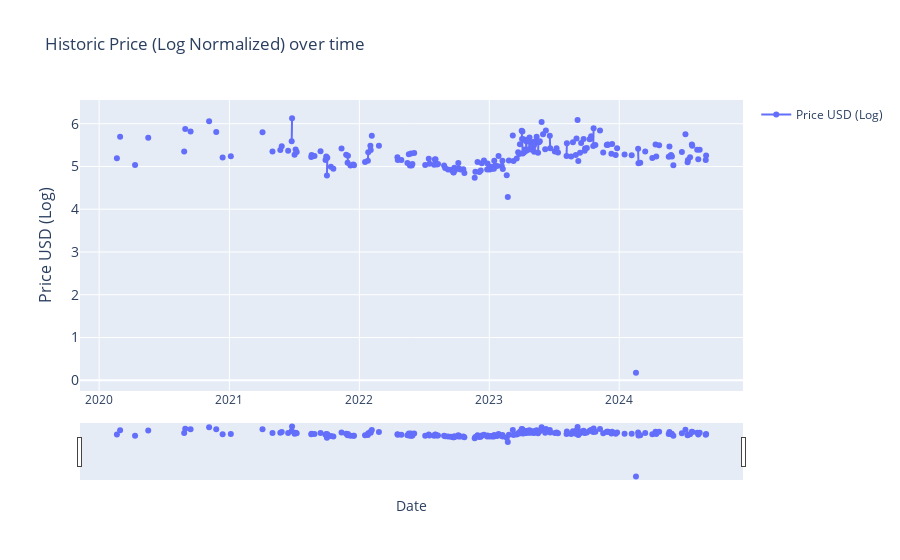
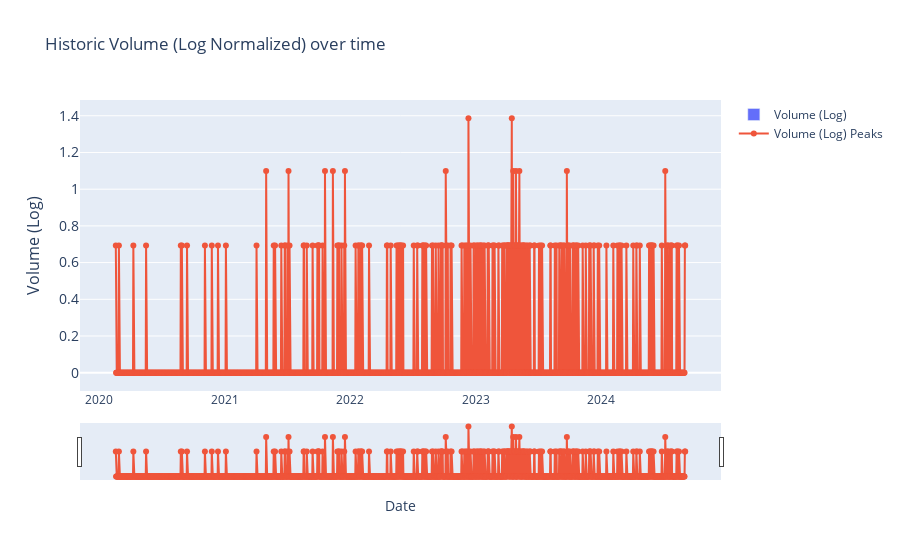

Notebook source saved alongside these figures, in order:
### Markdown cell above
### lognormal_historic_data

### Code cell
#outputs log normalised historic price + volume charts

import pandas as pd
import numpy as np
from ipywidgets import interact, DatePicker
import plotly.graph_objects as go

ln_df = create_ln_df(current_item)

start_date_picker = DatePicker(description='Start Date', value=START_DATE)
end_date_picker = DatePicker(description='End Date', value=END_DATE)

#NOTE: Top is LN price, bottom in LN volume.

interact(lambda start_date, end_date: plot_lognormalised_historic_price(ln_df, start_date, end_date),
         start_date=start_date_picker, end_date=end_date_picker)

interact(lambda start_date, end_date: plot_lognormalised_historic_volume(ln_df, start_date, end_date),
         start_date=start_date_picker, end_date=end_date_picker)

### Figure 1 — Plotly figure (JSON) as saved in the notebook; plotly's stock layout.template omitted (floating-point values rounded to 4 significant figures; data arrays with more than 128 entries replaced by an {"elided": "..."} marker saying what was removed)
{"data": [{"mode": "lines+markers", "name": "Price USD (Log)", "type": "scatter", "x": {"elided": "1656 str values"}, "y": {"elided": "1656 float values"}}], "layout": {"showlegend": true, "title": {"text": "Historic Price (Log Normalized) over time"}, "xaxis": {"rangeslider": {"visible": true}, "title": {"text": "Date"}, "type": "date"}, "yaxis": {"tickfont": {"size": 14}, "title": {"font": {"size": 16}, "text": "Price USD (Log)"}}}}

### Figure 2 — Plotly figure (JSON) as saved in the notebook; plotly's stock layout.template omitted (floating-point values rounded to 4 significant figures; data arrays with more than 128 entries replaced by an {"elided": "..."} marker saying what was removed)
{"data": [{"name": "Volume (Log)", "type": "bar", "x": {"elided": "1656 str values"}, "y": {"elided": "1656 float values"}}, {"mode": "lines+markers", "name": "Volume (Log) Peaks", "type": "scatter", "x": {"elided": "1656 str values"}, "y": {"elided": "1656 float values"}}], "layout": {"showlegend": true, "title": {"text": "Historic Volume (Log Normalized) over time"}, "xaxis": {"rangeslider": {"visible": true}, "title": {"text": "Date"}, "type": "date"}, "yaxis": {"tickfont": {"size": 14}, "title": {"font": {"size": 16}, "text": "Volume (Log)"}}}}
